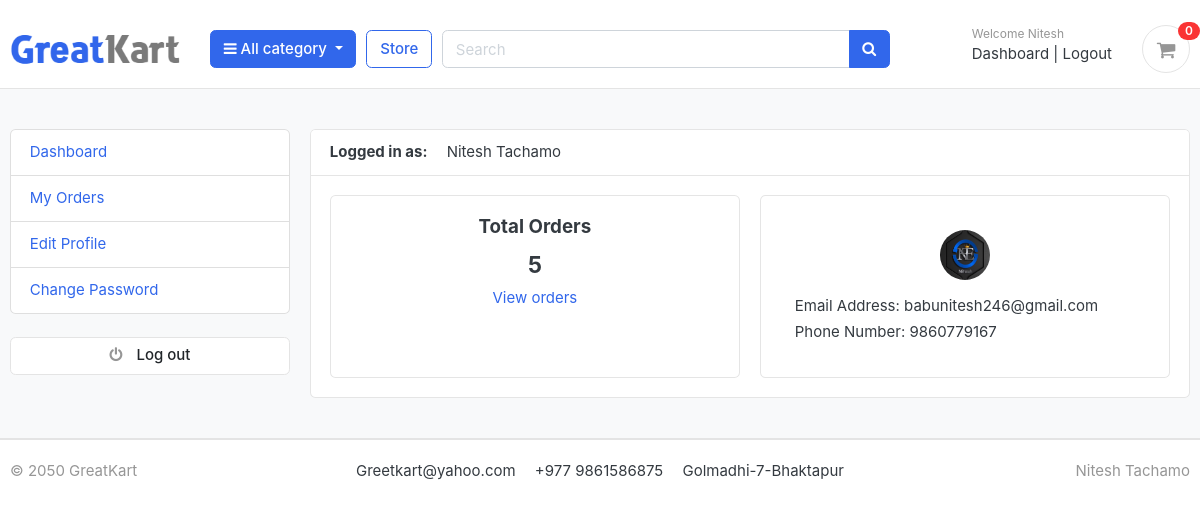
The app's page /accounts/dashboard/ (signed in), older data.
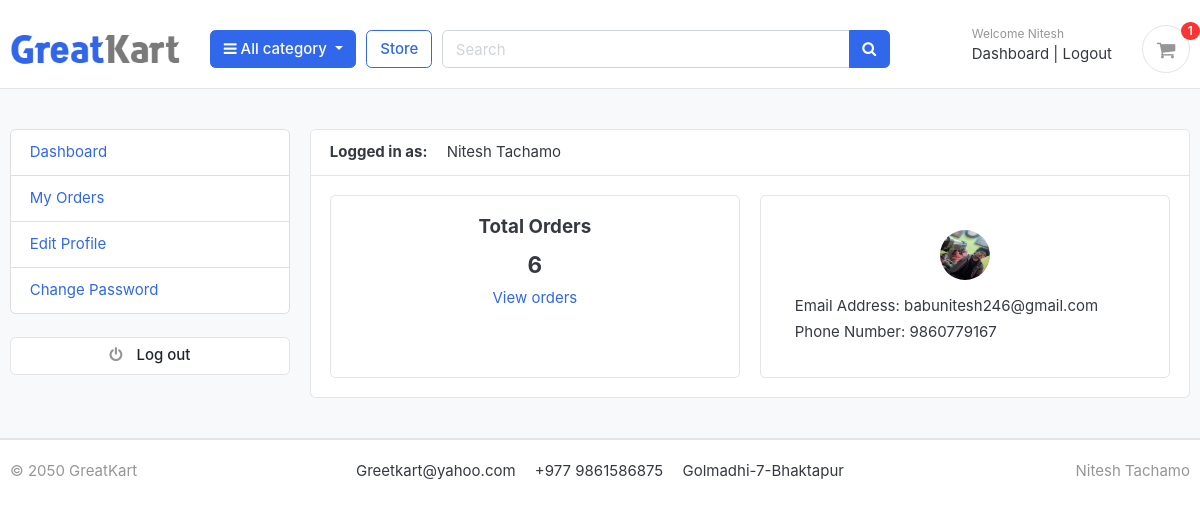
The same page, newer data.
### accounts/models.py (models this page shows, shortened)
class UserProfile(models.Model):
    user=models.OneToOneField(Account,on_delete=models.CASCADE)
    address_line_1=models.CharField(max_length=200,blank=True)
    address_line_2=models.CharField(max_length=200,blank=True)
    profile_picture = models.ImageField(blank=True, upload_to="userprofile/")
    city=models.CharField(blank=True,max_length=20)
    state=models.CharField(blank=True,max_length=20)
    country=models.CharField(blank=True,max_length=20)

### accounts/views.py (the view)
# urls.py: path('dashboard/',views.dashboard,name="dashboard"),
@login_required(login_url='login')
def dashboard(request):
    orders=Order.objects.order_by('-created_at').filter(user_id=request.user.id,is_ordered=True)
    orders_count=orders.count()
    userprofile=UserProfile.objects.get(user_id=request.user.id)
    context={
        'orders':orders,
        'orders_count':orders_count,
        'userprofile':userprofile,
        }
    return render(request,'accounts/dashboard.html',context)

### accounts/models.py (called while the page is built)
    def full_name(self):
        return f'{self.first_name} {self.last_name}'

### carts/context_processors.py (called while the page is built)
def counter(request):
    cart_count=0
    if 'admin' in request.path:
        return{}
    else:
        try:
            cart=Cart.objects.filter(cart_id=_cart_id(request))
            if request.user.is_authenticated:
                cart_items=CartItem.objects.all().filter(user=request.user)
            else:
                cart_items=CartItem.objects.all().filter(cart=cart[:1])
            for cart_item in cart_items:
                cart_count += cart_item.quantity
        except Cart.DoesNotExist:
            cart_count=0
    return dict(cart_count=cart_count)

### carts/views.py (called while the page is built)
def _cart_id(request):
    cart = request.session.session_key
    if not cart:
        cart = request.session.create()
    return cart

### category/context_processors.py (called while the page is built)
def menu_links(request):
    links = Category.objects.all()
    return dict(links=links)

### category/models.py (called while the page is built)
    def get_url(self):
        return reverse('products_by_category', args=[self.slug])

### templates/accounts/dashboard.html (shortened to what this page needs)
{% extends "base.html" %}
{% block content %}
<section class="section-conten padding-y bg">
  <div class="container">
    <div class="row">
      {% include "includes/dashboard_sidebar.html" %}
      <main class="col-md-9">
        <article class="card">
          <header class="card-header">
            <strong class="d-inline-block mr-3">Logged in as:</strong>
            <span>{{ user.full_name }}</span>
          </header>
          <div class="card-body">
            <div class="row">
              <div class="col-md-6 d-flex">
                <div class="card w-100 text-center">
                  <div class="card-body">
                    <h5 class="card-title">Total Orders</h5>
                    <h4>{{orders_count}}</h4>
                    <a href="{% url "my_orders" %}">View orders</a>
                  </div>
                </div>
              </div>
              <div class="col-md-6 d-flex">
                <div class="card w-100 p-3">
                  <div class="card-body">
                    <div class="text-center mb-3">
                      <img src="{{userprofile.profile_picture.url}}"
                           alt="Avatar" width="50" height="50" style="border-radius: 50%;">
                    </div>
                    <p class="mb-1">Email Address: {{ user.email }}</p>
                    <p class="mb-0">Phone Number: {{ user.phone_number }}</p>
                  </div>
                </div>
              </div>
            </div>
          </div>
        </article>
      </main>
    </div>
  </div>
</section>
{% endblock %}

### templates/includes/navbar.html (shortened to what this page needs)
{% load static %}
<header class="section-header">
    <section class="header-main border-bottom" style="margin-top: 10px;">
        <div class="container">
    <div class="row align-items-center">
        <div class="col-lg-2 col-md-3 col-6">
            <a href="/" class="brand-wrap">
                <img class="logo" src="{% static 'images/logo.png' %}">
            </a>
        </div>
        <div class="col-lg col-sm col-md col-6 flex-grow-0">
            <div class="category-wrap dropdown d-inline-block float-right">
                <button type="button" class="btn btn-primary dropdown-toggle" data-toggle="dropdown">
                    <i class="fa fa-bars"></i> All category
                </button>
            </div>
        </div>
        <a href="{% url 'store' %}" class="btn btn-outline-primary">Store</a>
        <div class="col-lg col-md-6 col-sm-12 col">
            <form action=" {% url "search" %}" class="search" method="GET">
                <div class="input-group w-100">
                    <input type="text" class="form-control" style="width:60%;" placeholder="Search" name="keyword">
                    <div class="input-group-append">
                      <button class="btn btn-primary" type="submit">
                        <i class="fa fa-search"></i>
                      </button>
                    </div>
                </div>
            </form>
        </div>
        <div class="col-lg-3 col-sm-6 col-8 order-2 order-lg-3">
            <div class="d-flex justify-content-end mb-3 mb-lg-0">
                {% if user.is_authenticated %}
                <div class="widget-header">
                    <small class="title text-muted">Welcome {{ user.first_name }}</small>
                    <div>
                        <a href="{% url "dashboard" %}">Dashboard</a> <span class="dark-transp"> | </span>
                        <a href="{% url 'logout' %}">Logout</a>
                    </div>
                </div>
            {% endif %}
                <a href=" {% url "cart" %}" class="widget-header pl-3 ml-3">
                    <div class="icon icon-sm rounded-circle border"><i class="fa fa-shopping-cart"></i></div>
                    <span class="badge badge-pill badge-danger notify">{{ cart_count}}</span>
                </a>
            </div>
        </div>
    </div>
        </div>
    </section>
    </header>

Row changes from the older to the newer data that the page shows:
changed UserProfile: profile_picture: a different picture
Text that changed along with them:
{{ cart_count }}: "0" → "1"
{{ orders_count }}: "5" → "6"
